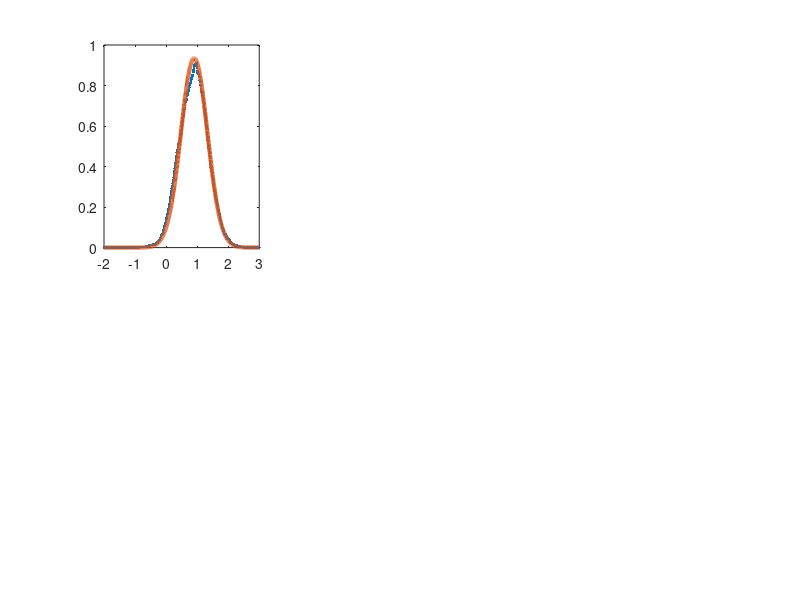

MATLAB code for this plot: (Note: this script raises an error after producing the figure.)
function particle_propagation_ex1()

close all; clc;

aSys	= 1;
dt_		= 0.1;
dx_		= 0.5;

xHat	= 1;
P		= 0.1;
Q		= 0.1;
R		= 100;
G		= 1;

nParticles	= 1000;
particles	= xHat + sqrt(P)*randn(1, nParticles);
% weights_	= (1 / nParticles)*ones(1, nParticles);

% weights_*particles'

figure;
xPlot	= linspace(-2, 3, 1000);
% weight_ = (1 / nParticles);
for m1 = 1:6
	
	%----- These steps are for comparison / evaluation, not part
	% 	of the particle filter itself
	A	= exp(-aSys*dt_);
	xHat= A*xHat;
	P	= A*P*A' + G*Q*G';
	z	= measurement_model(xHat, sqrt(R)*randn);		% a measurement
	%-----------------------------------------------------------

	for m2 = 1:nParticles
		particles(m2)	= one_step_update(particles(m2), sqrt(Q)*randn);
% 		zHati			= measurement_model(particles(m2), 0);				% assuming zero mean measurement error
% 		weights_(m2)	= weights_(m2) * (1 / sqrt(2*pi*R)) * exp(-0.5*(z - zHati)^2 / R);
	end
% 	weights_	= weights_ / sum(weights_);
	
	particleDensity		= zeros(length(xPlot), 1);
	for m2 = 1:nParticles
		xIndex		= (xPlot >= particles(m2) - dx_ / 2) & (xPlot <= particles(m2) + dx_ / 2);
		particleDensity(xIndex) = particleDensity(xIndex) + (1 / nParticles)/dx_;
% 		particleDensity(xIndex) = particleDensity(xIndex) + weights_(m2)/dx_;
	end
	
	% Resampling needed
	
	yPlot	= normpdf(xPlot, xHat, sqrt(P));
	axString= ['$k = ' num2str(m1) '$'];
	subplot(2, 3, m1);
	plot(xPlot, particleDensity, '.'); hold on;
	plot(xPlot, yPlot, 'LineWidth', 3);
	make_nice_figures(gcf, gca, 14, axString, '$x$', '$p_X(x)$', [], [], [], [-2 3], [0 1.1])
end

	function xk_ = one_step_update(xkMinus1_, wkMinus1_)
		xk_	= exp(-aSys*dt_)*xkMinus1_ + wkMinus1_;
	end

	function zk_ = measurement_model(xk_, vk_)
		zk_	= xk_ + vk_;
	end

end
